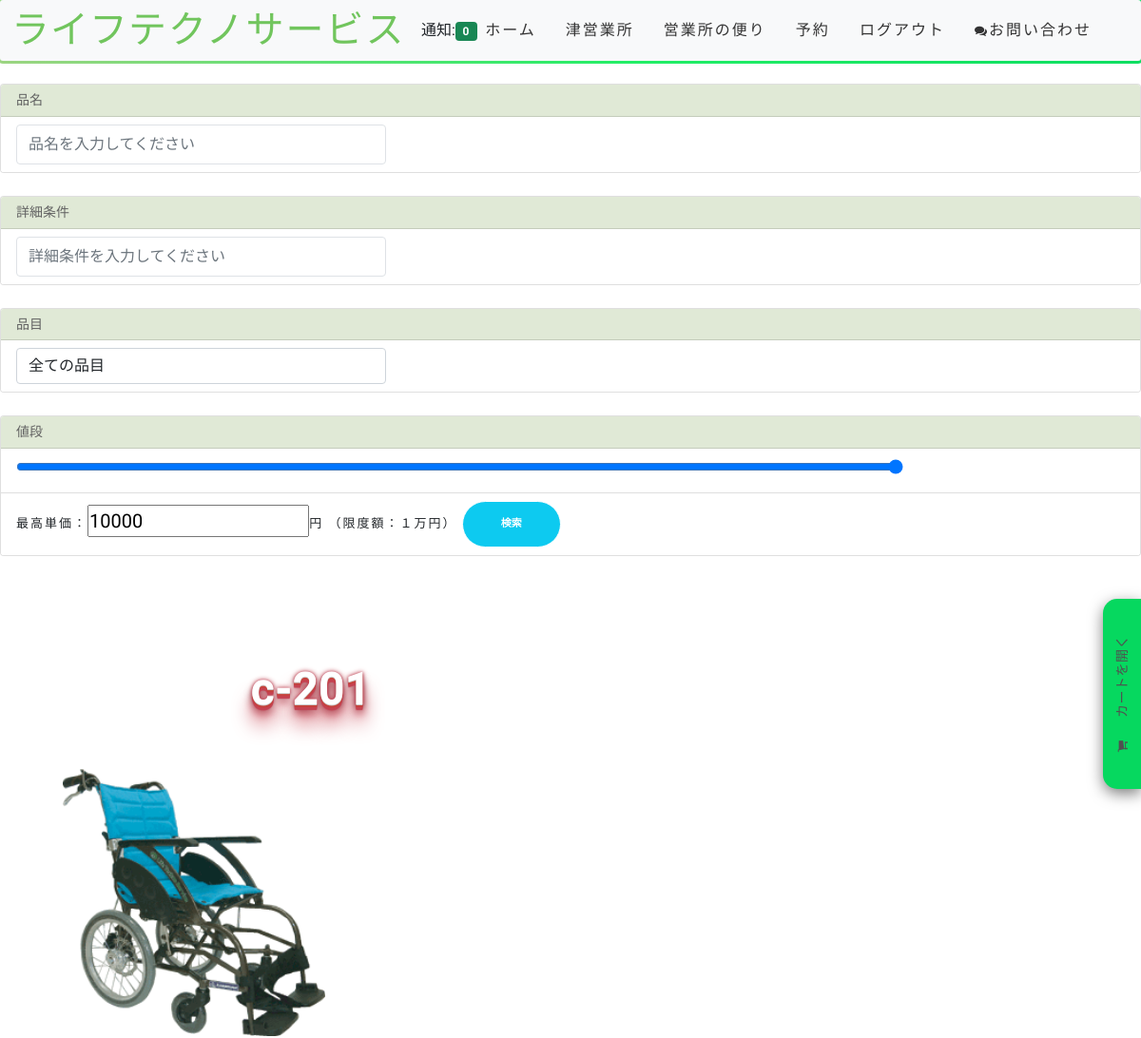
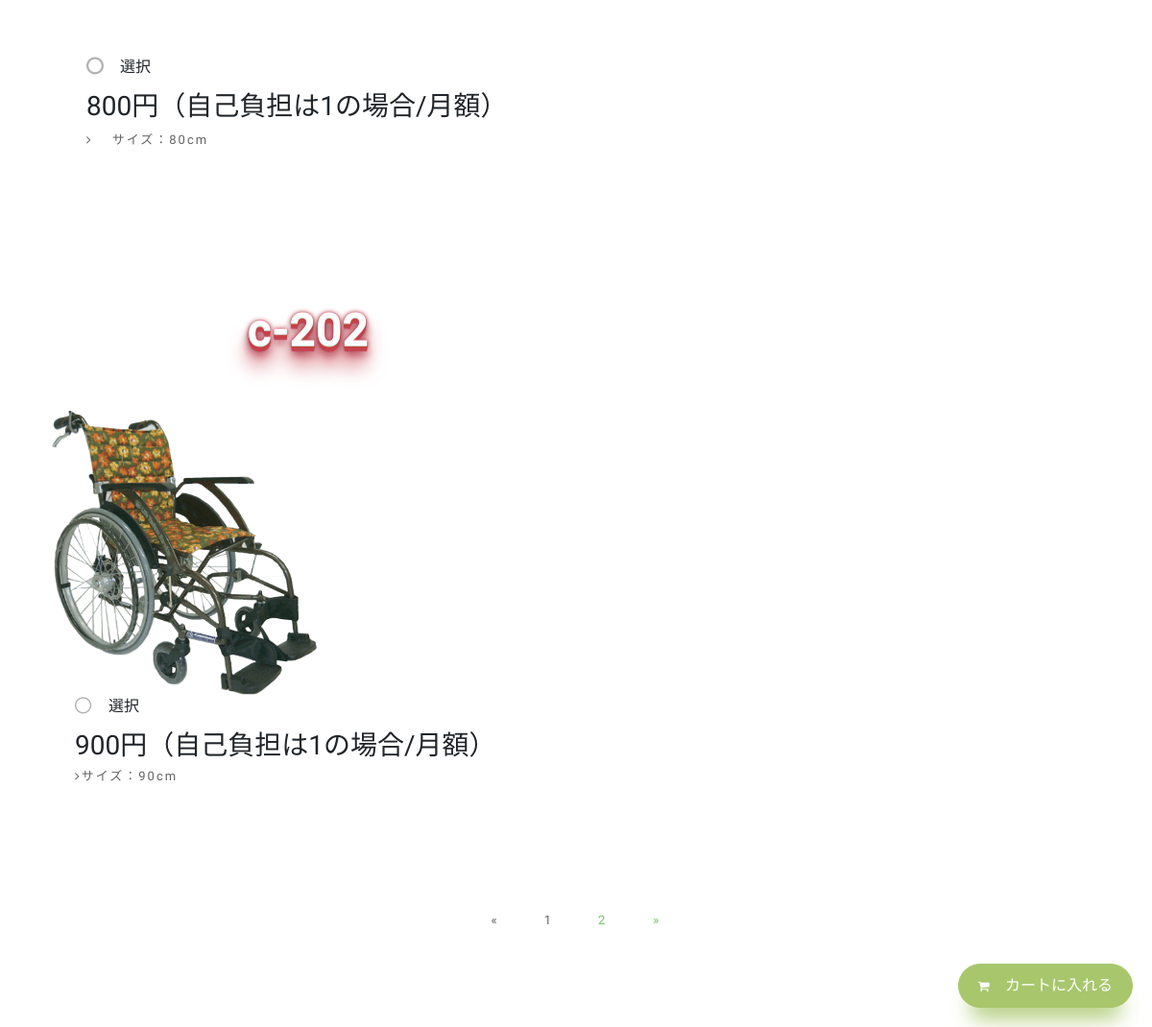
The app's page /order/ (signed in) with its own data (2 pictures, top to bottom).
### customer/models.py (models this page shows, shortened)
class MenuItem(models.Model):
    name = models.CharField(max_length=100)
    description = models.TextField()
    image = models.ImageField(upload_to='menu_images/', blank=True)
    price = models.IntegerField()
    category = models.ManyToManyField('Category', related_name='item')

### customer/views.py (the view, shortened to what this page needs)
# urls.py: path('', Order.as_view(), name='order'),
class Order(View):
    def get(self, request, *args, **kwargs):
        items_list = MenuItem.objects.all()
        categories = Category.objects.all()
        unpaid_orders = OrderModel.objects.filter(user=request.user, is_paid=False)
        if unpaid_orders.exists():
            unorders = unpaid_orders[0].items.all()
        else:
            unorders = None
        name = request.GET.get('name')
        detail = request.GET.get('detail')
        category = request.GET.get('category')
        maxPrice = request.GET.get('maxPrice')
        if name != ' ' and name is not None:
            items_list = items_list.filter(name__icontains=name)
        if detail != ' ' and detail is not None:
            items_list = items_list.filter(description__icontains=detail)
        if maxPrice != ' ' and maxPrice is not None:
            items_list = items_list.filter(price__range=(0, maxPrice))
        if category != ' ' and category is not None and category != '全ての品目':
            items_list = items_list.filter(category__name__icontains=category)
        price = 0
        if unpaid_orders.exists():
            for item in unorders:
                price += item.get_total_item_price
        page = request.GET.get('page', 1)
        paginator = Paginator(items_list, 2)
        items = paginator.page(page)
        context = {
            'unorders': unorders,
            'price': price,
            'items':items,
            'categories':categories
        }
        return render(request, 'customer/order.html', context)

### customer/models.py (called while the page is built)
    def __str__(self):
        return self.name

### home/templatetags/custom_tags.py (called while the page is built)
@register.inclusion_tag('show_notifications.html', takes_context=True)
def show_notifications(context):
    request_user = context['request'].user
    notifications = Notification.objects.filter(to_user=request_user).exclude(user_has_seen=True).order_by('-date')
    return {'notifications': notifications}

### customer/templates/customer/order.html (shortened to what this page needs)
{% extends 'base.html' %}
{% load static %}
{% block content %}
<br>
<form method="GET">
  <div class="card mb-4">
    <h5 class="card-header" style="background-color: #E0E9D6;">品名</h5>
      <div class="list-group list-group-flush">
        <li class="list-group-item">
            <div class="form-group col-md-4">
              <input class="form-control py-2 border-right-0 border" type="search" name="name" placeholder="品名を入力してください">
            </div>
        </li>
      </div>
  </div>
  <div class="card mb-4">
    <h5 class="card-header" style="background-color: #E0E9D6;">詳細条件</h5>
      <div class="list-group list-group-flush">
        <li class="list-group-item">
            <div class="form-group col-md-4">
              <input class="form-control py-2 border-right-0 border" type="search" name="detail" placeholder="詳細条件を入力してください">
            </div>
        </li>
      </div>
  </div>
  <div class="card mb-4">
    <h5 class="card-header" style="background-color: #E0E9D6;">品目</h5>
      <div class="list-group list-group-flush">
        <li class="list-group-item">
            <div class="form-group col-md-4">
              <select name="category" id="category" class="form-control">
                <option selected>全ての品目</option>
              </select>
            </div>
        </li>
      </div>
  </div>
  <div class="card mb-4">
    <h5 class="card-header" style="background-color: #E0E9D6;">値段</h5>
        <div class="list-group list-group-flush">
          <li class="list-group-item">
            <input type="range" value="10000"　id="rangeInput" oninput="maxPrice.value=this.value"　min="0" max="10000" style="width:80%">
          </li>
          <li class="list-group-item">
            最高単価：<input type="number" value="10000" style="width:20%; font-size:20px;" onkeyup="rangeInput.value=this.value" id="maxPrice" name="maxPrice" min="0" max="10000">円
            （限度額：１万円）
            <button id="priceFilterBtn" class="btn btn-info btn-sm">検索</button>
          </li>
        </div>
  </div>
</form>
<div id="slideOut" style="z-index: 2;">
  <div class="slideOutTab">
    <div>
      <p><i style="width:30px;" class="fa fa-shopping-cart" aria-hidden="true"></i>&emsp;カートを開く</p>
    </div>
  </div>
</div>
{% if items %}
<div class="container mb-5">
    <div class="row justify-content-center mt-1">
        <form method="POST">
            <section id="about-us" class="about-us padd-section">
                {% for item in items %}
                <div class="container" data-aos="fade-up">
                    <div class="row">
                        <div class="col-md-6 col-sm-12">
                            <div class="row">
                                <div class="hit-the-floor pb-5">{{ item.name }}</div>
                                    {% if item.image %}
                                    <img class="rounded center-block" src="{{ item.image.url }}" style="width: 300px;"/>
                                    {% endif %}
                                    <div class="about-content" data-aos="fade-left" data-aos-delay="100">
                                        <div class="form-group form-check">
                                            <label class="checkbox-wrap form-check-label">選択
						                    </label>
                                            <h3>{{ item.price }}円（自己負担は1の場合/月額）</h3>
                                            <ul class="list-unstyled">
                                            <li><i class="fa fa-angle-right"></i>{{ item.description }}</li>
                                            </ul>
                                        </div>
                                        <br><br>
                                    </div>
                                </div>
                            </div>
                        </div>
                    </div>
                </div>
                {% endfor %}
{% endif %}
{% if items.has_other_pages %}
  <ul class="pagination justify-content-center">
    {% if items.has_previous %}
      <li class="m-2"><a class="p-3" href="?page={{ items.previous_page_number }}">&laquo;</a></li>
    {% else %}
      <li class="m-2 disabled"><span class="p-3">&laquo;</span></li>
    {% endif %}
    {% for i in items.paginator.page_range %}
      {% if items.number == i %}
        <li class="m-2 active"><span class="p-3">{{ i }} <span class="sr-only">(current)</span></span></li>
      {% else %}
        <li class="m-2"><a class="p-3" href="?page={{ i }}">{{ i }}</a></li>
      {% endif %}
    {% endfor %}
    {% if items.has_next %}
      <li class="m-2"><a class="p-3" href="?page={{ items.next_page_number }}">&raquo;</a></li>
    {% else %}
      <li class="m-2 disabled"><span>&raquo;</span></li>
    {% endif %}
  </ul>
{% endif %}
<br><br><br>
{% if user.is_authenticated %}
<button type="submit" class="floating-btn"><i class="fa fa-shopping-cart" aria-hidden="true"></i>&emsp;カートに入れる</button>
{% else %}
<a href="{% url 'login' %}" class="floating-btn">ログインして予約</a>
{% endif %}
{% endblock content %}

### home/static/style.css (style rules this page uses)
.hit-the-floor { color: white; font-size: 3em; font-weight: bold; text-shadow: 0 1px 0 #ccc, 0 2px 0 rgb(197,66,55), 0 3px 0 rgb(197,66,66), 0 4px 0 rgb(197,66,77), 0 5px 0 rgb(197,66,82), 0 6px 1px rgb(197,66,82), 0 0 5px rgb(197,66,82), 0 1px 3px rgb(197,66,92), 0 3px 5px rgba(0,0,0,.2), 0 5px 10px rgba(0,0,0,.25), 0 10px 10px rgb(197,67,82), 0 20px 20px rgb(197,68,82); }
.hit-the-floor { text-align: center; }
body { background-color: #fff; font-family: "Kosugi Maru", sans-serif; }
h1, h2, h3, h4, h5, h6 { margin: 0; }
h5 { color: #626262; font-size: 14px; font-weight: 500; }
a { letter-spacing: 2px; text-decoration: none; color: #71c55d; }
ul { letter-spacing: 1px; }
li { color: #626262; font-size: 13px; font-weight: 400; letter-spacing: 2px; line-height: 30px; text-transform: capitalize; }
p { color: #505050; font-size: 14px; font-weight: 300; letter-spacing: 0.5px; line-height: 2; margin-bottom: 20px; }
span { letter-spacing: 1px; }
.btn { border: 1px solid #fff; border-radius: 50px; color: #fff; font-size: 11px; font-weight: 600; padding: 15px 40px; text-transform: uppercase; transition: all 0.5s ease-in-out 0s; }
.fa { font-size: 13px; }
section { overflow: hidden; }
.padd-section { padding-bottom: 80px; padding-top: 80px; }
#about-us img { max-width: 100%; }
#about-us .about-content { padding-top: 60px; }
#about-us .about-content ul li { line-height: 36px; }
#about-us .about-content ul li .fa { padding-right: 20px; }

### home/templates/base.html (style rules this page uses)
*, html { margin:0; padding:0; }
body { font-family: 'Kosugi Maru', sans-serif; }

### customer/templates/customer/order.html (style rules this page uses)
.checkbox-wrap { position: relative; padding-left: 35px; margin-bottom: 12px; cursor: pointer; font-size: 16px; -webkit-user-select: none; -moz-user-select: none; -ms-user-select: none; user-select: none; }
.floating-btn { border-radius: 26.5px; background-color: #a8c66c; border: 1px solid #a8c66c; box-shadow: 0 22px 22px -12px #a8c66c; color: #fff; cursor: pointer; font-size: 16px; line-height: 20px; padding: 12px 20px; position: fixed; bottom: 20px; right: 20px; z-index: 999; }
#slideOut { position: fixed; width: 400px; height: 800px; top: 380px; right: -400px; transition-property: all; transition-duration: .5s; transition-timing-function: cubic-bezier(0, 1, 0.5, 1); }
.slideOutTab { margin-top: 250px; position: absolute; left: -40px; height: 200px; width: 40px; -webkit-box-shadow: 0 5px 15px rgba(0, 0, 0, .5); box-shadow: 0 5px 15px rgba(0, 0, 0, .5); background: #06D85F; border-radius: 15px 0px 0px 15px }
.slideOutTab div { text-align: center; position: relative; right: 70px; top: 90px; background: #06D85F; width: 180px; -webkit-transform: rotate(270deg); -moz-transform: rotate(270deg); -o-transform: rotate(270deg); writing-mode: lr-tb; }
section { height: 100%; width: 100%; }
section { display: table; width: 100%; height: 100%; }

### records on screen
MenuItem: name "c-201", image (picture), price "800", description "サイズ：80cm"
MenuItem: name "c-202", image (picture), price "900", description "サイズ：90cm"

### other values on screen
{{ notifications.count }} "0"
{{ i }} "1"
{{ i }} "2"
